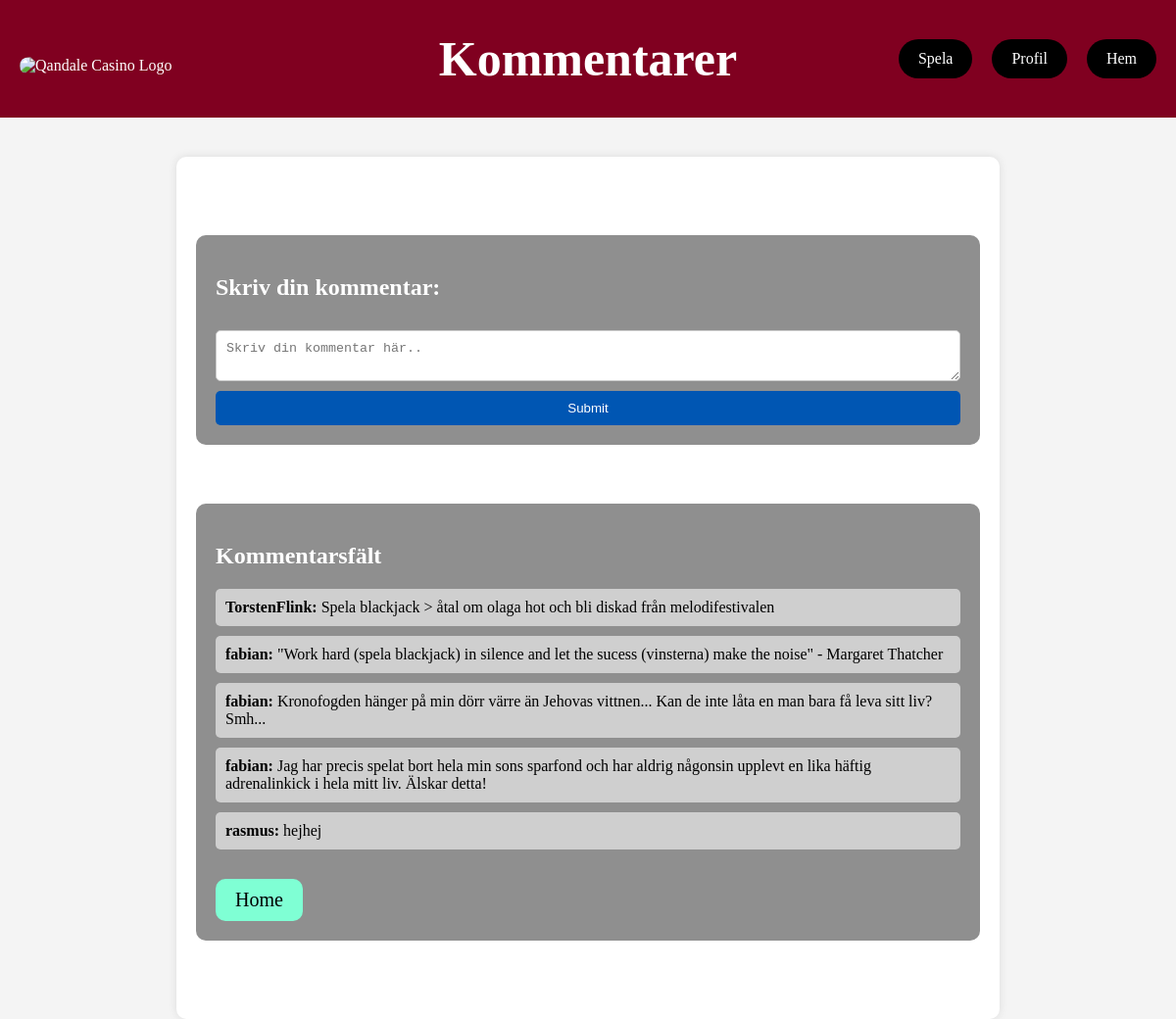
Page /displaycomments.php on the committed database.
### tables this page shows
CREATE TABLE "Comments" (
	"commentID"	INTEGER PRIMARY KEY,
	"userID"	INTEGER,
	"comment"	TEXT,
	FOREIGN KEY("userID") REFERENCES "Users"("userID")
);

### displaycomments.php (the view, shortened to what this page needs)
<!DOCTYPE html>
<html lang="en">
<head>
    <link rel="stylesheet" href="displaycomments.css">
</head>
<body>
    <aside id="topbar">
        <div class="topbar-container">
            <img src="NyaQuandale.gif" alt="Qandale Casino Logo" class="topbar-logo" href="./index.php">
            <h1> Kommentarer</h1>
            <div class="button-container">
                <button onclick="navigateTo('casino.php')">Spela</button>
                <button onclick="navigateTo('profile.php')">Profil</button>
                <button onclick="navigateTo('index.php')">Hem</button>
            </div>
        </div>
    </aside>
    <main class="container">
        <section class="commentbox">
            <h2>Skriv din kommentar:</h2>
            <form action="addcomment.php" method="post">
                <textarea name="comment" placeholder="Skriv din kommentar här.." required></textarea>
                <button type="Skicka">Submit</button>
            </form>
        </section>
        <section class="commentsection" id="comments-section">
            <h2>Kommentarsfält</h2>
            <?php
            $db = new SQLite3("./db/database.db");
            $query = "SELECT Comments.comment, User.username
                      FROM Comments
                      JOIN User ON Comments.userID = User.userID
                      ORDER BY Comments.commentID DESC";
            $result = $db->query($query);
            while ($row = $result->fetchArray()) {
                echo "<p><b>{$row['username']}:</b> {$row['comment']}</p>";
            }
            ?>
            <a href="./index.php" class="home-button">Home</a>
        </section>
    </main>
</body>
</html>

### displaycomments.css (style rules this page uses)
body, html { margin: 0; padding: 0; background-color: #f4f4f4; height: 100%; }
#topbar { width: 100%; background-color: #800020; color: white; display: flex; justify-content: center; align-items: center; box-sizing: border-box; padding: 60px 0; position: fixed; top: 0; z-index: 1000; }
.topbar-container { width: 100%; max-width: 1200px; display: flex; justify-content: space-between; align-items: center; padding: 0 20px; position: relative; }
h1 { position: absolute; font-size: 50px; left: 50%; transform: translateX(-50%); margin: 0; }
.topbar-logo { max-height: 150px; position: absolute; top: 80%; left: 20px; transform: translateY(-10%); border-radius: 80px; }
.button-container { display: flex; gap: 20px; right: 20px; position: absolute; top: 50%; transform: translateY(-50%); }
.button-container button { height: 40px; padding: 10px 20px; font-size: 16px; cursor: pointer; background-color: rgb(0, 0, 0); border: none; border-radius: 20px; color: white; text-decoration: none; font-family: 'Times New Roman', Times, serif; display: flex; align-items: center; justify-content: center; }
.container { width: 80%; max-width: 800px; margin: 20px auto; padding: 20px; margin-top: 160px; background: white; border-radius: 10px; box-shadow: 0 0 10px rgba(0, 0, 0, 0.1); }
.commentbox, .commentsection { margin: 60px 0; padding: 20px; border-radius: 10px; background: #8f8f8f; color: white; }
.commentbox form { display: flex; flex-direction: column; }
.commentbox textarea { margin: 10px 0; padding: 10px; border-radius: 5px; border: 1px solid #ccc; resize: vertical; }
.commentbox button { padding: 10px 20px; border: none; border-radius: 5px; background: #0056b3; color: white; cursor: pointer; transition: background 0.3s; }
.commentsection p { margin: 10px 0; padding: 10px; background: #cfcfcf; border-radius: 5px; color: black; }
.home-button { display: inline-block; margin-top: 20px; padding: 10px 20px; background: aquamarine; border-radius: 10px; text-decoration: none; color: black; font-size: 20px; transition: background 0.3s; }

### rows in the picture
comments: username "TorstenFlink", comment "Spela blackjack > åtal om olaga hot och bli diskad från melodifestivalen"
comments: username "fabian", comment "\"Work hard (spela blackjack) in silence and let the sucess (vinsterna) make the noise\" - Margaret Thatcher"
comments: username "fabian", comment "Kronofogden hänger på min dörr värre än Jehovas vittnen... Kan de inte låta en man bara få leva sitt liv? Smh..."
comments: username "fabian", comment "Jag har precis spelat bort hela min sons sparfond och har aldrig någonsin upplevt en lika häftig adrenalinkick i hela mitt liv. Älskar detta!"
comments: username "rasmus", comment "hejhej"
